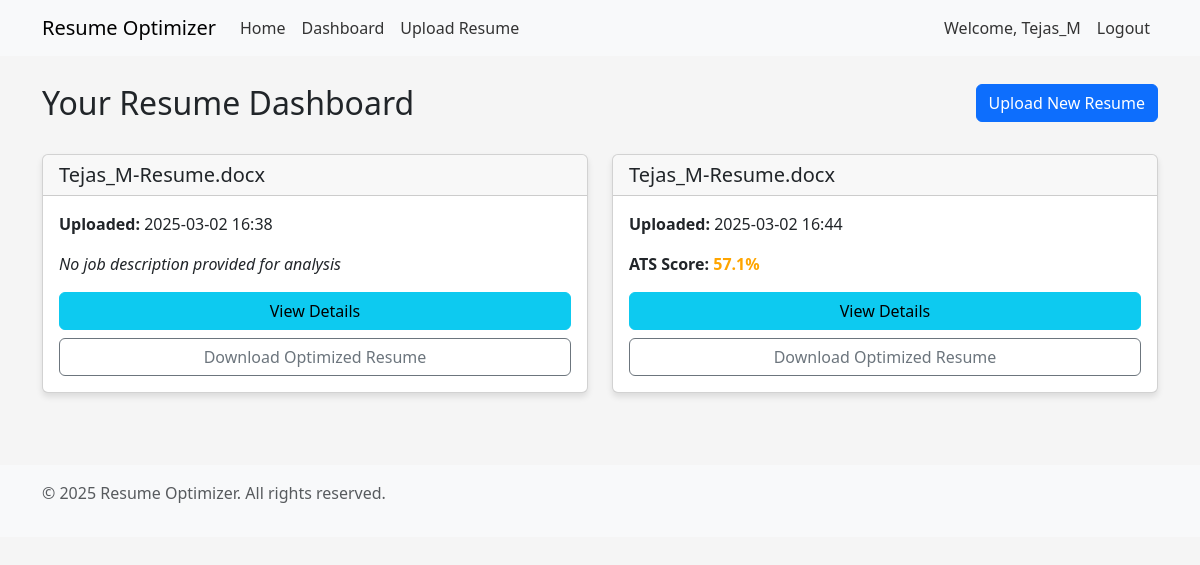
Page /dashboard (signed in) on the committed database.
### app.py (models this page shows, shortened)
class User(UserMixin, db.Model):
    id = db.Column(db.Integer, primary_key=True)
    username = db.Column(db.String(100), unique=True, nullable=False)
    email = db.Column(db.String(100), unique=True, nullable=False)
    password_hash = db.Column(db.String(200), nullable=False)
    resumes = db.relationship('Resume', backref='user', lazy=True)

class Resume(db.Model):
    id = db.Column(db.Integer, primary_key=True)
    filename = db.Column(db.String(200), nullable=False)
    original_text = db.Column(db.Text, nullable=True)
    optimized_text = db.Column(db.Text, nullable=True)
    job_description = db.Column(db.Text, nullable=True)
    ats_score = db.Column(db.Float, nullable=True)
    created_at = db.Column(db.DateTime, default=datetime.utcnow)
    user_id = db.Column(db.Integer, db.ForeignKey('user.id'), nullable=False)
    file_type = db.Column(db.String(10), nullable=False)

### app.py (the view)
@app.route('/dashboard')
@login_required
def dashboard():
    user_resumes = Resume.query.filter_by(user_id=current_user.id).all()
    return render_template('dashboard.html', resumes=user_resumes)

### app.py (called while the page is built)
@login_manager.user_loader
def load_user(user_id):
    return User.query.get(int(user_id))

### templates/dashboard.html (shortened to what this page needs)
{% extends 'base.html' %}
{% block content %}
<div class="row mb-4">
    <div class="col">
        <h2>Your Resume Dashboard</h2>
    </div>
    <div class="col-auto">
        <a href="{{ url_for('upload_resume') }}" class="btn btn-primary">Upload New Resume</a>
    </div>
</div>
{% if resumes %}
    <div class="row">
        {% for resume in resumes %}
            <div class="col-md-6">
                <div class="card mb-4">
                    <div class="card-header">
                        <h5 class="card-title mb-0">{{ resume.filename }}</h5>
                    </div>
                    <div class="card-body">
                        <p><strong>Uploaded:</strong> {{ resume.created_at.strftime('%Y-%m-%d %H:%M') }}</p>
                        {% if resume.ats_score %}
                            <p>
                                <strong>ATS Score:</strong>
                                <span class="
                                    {% if resume.ats_score >= 70 %}score-high
                                    {% elif resume.ats_score >= 40 %}score-medium
                                    {% else %}score-low{% endif %}
                                ">
                                    {{ "%.1f"|format(resume.ats_score) }}%
                                </span>
                            </p>
                        {% else %}
                            <p><em>No job description provided for analysis</em></p>
                        {% endif %}
                        <div class="d-grid gap-2">
                            <a href="{{ url_for('view_resume', resume_id=resume.id) }}" class="btn btn-info">View Details</a>
                            <a href="{{ url_for('download_resume', resume_id=resume.id) }}" class="btn btn-outline-secondary">Download Optimized Resume</a>
                        </div>
                    </div>
                </div>
            </div>
        {% endfor %}
    </div>
{% else %}
    <div class="alert alert-info">
        <p>You haven't uploaded any resumes yet. Get started by uploading your resume!</p>
        <a href="{{ url_for('upload_resume') }}" class="btn btn-primary mt-2">Upload Resume</a>
    </div>
{% endif %}
{% endblock %}

### templates/base.html (shortened to what this page needs)
<!DOCTYPE html>
<html lang="en">
<head>
    <link href="https://cdn.jsdelivr.net/npm/bootstrap@5.3.0-alpha1/dist/css/bootstrap.min.css" rel="stylesheet">
</head>
<body>
    <nav class="navbar navbar-expand-md navbar-light bg-light fixed-top">
        <div class="container">
            <a class="navbar-brand" href="{{ url_for('index') }}">Resume Optimizer</a>
            <div class="collapse navbar-collapse" id="navbarNav">
                <ul class="navbar-nav me-auto">
                    <li class="nav-item">
                        <a class="nav-link" href="{{ url_for('index') }}">Home</a>
                    </li>
                    {% if current_user.is_authenticated %}
                    <li class="nav-item">
                        <a class="nav-link" href="{{ url_for('dashboard') }}">Dashboard</a>
                    </li>
                    <li class="nav-item">
                        <a class="nav-link" href="{{ url_for('upload_resume') }}">Upload Resume</a>
                    </li>
                    {% endif %}
                </ul>
                <ul class="navbar-nav">
                    {% if current_user.is_authenticated %}
                    <li class="nav-item">
                        <span class="nav-link">Welcome, {{ current_user.username }}</span>
                    </li>
                    <li class="nav-item">
                        <a class="nav-link" href="{{ url_for('logout') }}">Logout</a>
                    </li>
                    {% endif %}
                </ul>
            </div>
        </div>
    </nav>
    <div class="container mt-4">
        {% block content %}{% endblock %}
    </div>
    <footer class="bg-light text-center text-lg-start mt-5 py-3">
        <div class="container">
            <p class="text-muted">&copy; 2025 Resume Optimizer. All rights reserved.</p>
        </div>
    </footer>
</body>
</html>

### templates/base.html (style rules this page uses)
body { padding-top: 60px; padding-bottom: 40px; background-color: #f5f5f5; }
.card { margin-bottom: 20px; box-shadow: 0 4px 6px rgba(0,0,0,0.1); }
.nav-link { color: #333; }
.score-medium { color: orange; font-weight: bold; }

### rows in the picture
User: username "Tejas_M"
Resume: filename "Tejas_M-Resume.docx", created_at "2025-03-02 16:38", ats_score "No job description provided for analysis"
Resume: filename "Tejas_M-Resume.docx", created_at "2025-03-02 16:44", ats_score "57.1"
